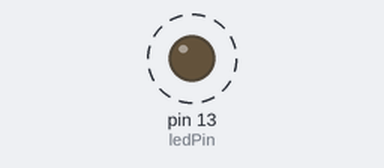
Recording of a sketch running on a simulated Arduino Uno, built with avr-gcc and run on an emulated ATmega328P. Shown: output pins drawn as LEDs (lit = HIGH). Dashed ring = blinking. The modem accepts every AT command (registered, SIM ready, sends succeed) and sends nothing else; what the sketch prints to the serial monitor is not drawn.

Above: at 1.2 s.
Timing chart, 0 to 5.3 s (numbered marks = the images above):
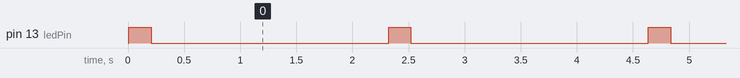

Measured:
- by itself, pin 13 (ledPin): alternates HIGH for 0.20 s and LOW for 2.1 s

The sketch:

esp2.ino
```cpp
#include <SoftwareSerial.h>
void esp_8266a();
void esp_8266d();
void esp_8266t();
// LED
int i;
int ledPin = 13;
int sensor_pin=A0;  // variable for sensor
float sample=0;
float bat_volt =0;     // for temperature

// replace with your channel's thingspeak API key
String apiKey = "XUEYYQLDJU4HRW05";

// connect 2 to TX of Serial USB
// connect 3 to RX of serial USB
SoftwareSerial ser(2,3); // RX, TX

// this runs once
void setup() {
  // initialize the digital pin as an output.
  pinMode(ledPin, OUTPUT);

  // enable debug serial
  Serial.begin(9600);
  // enable software serial
  ser.begin(9600);

  // reset ESP8266
  ser.println("AT+RST");
}


// the loop
void loop() {

  // blink LED on board
  digitalWrite(ledPin, HIGH);
  delay(200);
  digitalWrite(ledPin, LOW);
scanf("%d",&i);
  //voltage();
  if(i=1)
  {
    Serial.println("ESP");
    //esp_8266a();
       esp_8266d();
      //    esp_8266t();
    }
}
void esp_8266a()/////////GALTIII
{
  Serial.println("ACTIVATE START");
 // convert to string
  char buf[32];
  String strVolt;
 // String strVolt = dtostrf( bat_volt, 4, 1, buf);
  strVolt=45;
  Serial.print(strVolt);
  Serial.println(" V");
  // TCP connection
  String cmd = "AT+CIPSTART=\"TCP\",\"";
  cmd += "184.106.153.149"; // api.thingspeak.com
  cmd += "\",80";
  ser.println(cmd);

  if(ser.find("Error")){
    Serial.println("AT+CIPSTART error");
    return;
  }

  // prepare GET string
  String getStr = "GET /update?api_key=";
  getStr += apiKey;
  getStr +="&field1=";
  getStr += String(strVolt);
  getStr += "\r\n\r\n";
//GET /update?api_key=XUEYYQLDJU4HRW05&field1=76\r\n\r\n
  // send data length
  cmd = "AT+CIPSEND=";
  cmd += String(getStr.length());
  ser.println(cmd);

  if(ser.find(">")){
    ser.print(getStr);
  }
  else{
    ser.println("AT+CIPCLOSE");
    // alert user
    Serial.println("AT+CIPCLOSE");
  }

  // thingspeak needs 15 sec delay between updates
  delay(1000);
  Serial.println("ACTIVATE END");
}

void esp_8266d()
{
  Serial.println("DEACTIVATE START");
 // convert to string
  char buf[32];
  String strVolt;
 // String strVolt = dtostrf( bat_volt, 4, 1, buf);
  strVolt=45;
  Serial.print(strVolt);
  Serial.println(" V");
  // TCP connection
  String cmd = "AT+CIPSTART=\"TCP\",\"";
  cmd += "184.106.153.149"; // api.thingspeak.com
  cmd += "\",80";
  ser.println(cmd);

  if(ser.find("Error")){
    Serial.println("AT+CIPSTART error");
    return;
  }

  // prepare GET string
  String getStr = "GET /update?api_key=";
  getStr += apiKey;
  getStr +="&field2=";
  getStr += String(strVolt);
  getStr += "\r\n\r\n";

  // send data length
  cmd = "AT+CIPSEND=";
  cmd += String(getStr.length());
  ser.println(cmd);

  if(ser.find(">")){
    ser.print(getStr);
  }
  else{
    ser.println("AT+CIPCLOSE");
    // alert user
    Serial.println("AT+CIPCLOSE");
  }

  // thingspeak needs 15 sec delay between updates
  delay(1000);
  Serial.println("DEACTIVATE END");
}
void esp_8266t()
{
  Serial.println("THIEF START");
 // convert to string
  char buf[32];
  String strVolt;
 // String strVolt = dtostrf( bat_volt, 4, 1, buf);
  strVolt=45;
  Serial.print(strVolt);
  Serial.println(" V");
  // TCP connection
  String cmd = "AT+CIPSTART=\"TCP\",\"";
  cmd += "184.106.153.149"; // api.thingspeak.com
  cmd += "\",80";
  ser.println(cmd);

  if(ser.find("Error")){
    Serial.println("AT+CIPSTART error");
    return;
  }

  // prepare GET string
  String getStr = "GET /update?api_key=";
  getStr += apiKey;
  getStr +="&field3=";
  getStr += String(strVolt);
  getStr += "\r\n\r\n";

  // send data length
  cmd = "AT+CIPSEND=";
  cmd += String(getStr.length());
  ser.println(cmd);

  if(ser.find(">")){
    ser.print(getStr);
  }
  else{
    ser.println("AT+CIPCLOSE");
    // alert user
    Serial.println("AT+CIPCLOSE");
  }

  // thingspeak needs 15 sec delay between updates
  delay(1000);
  Serial.println("THIEF END");
}
```
